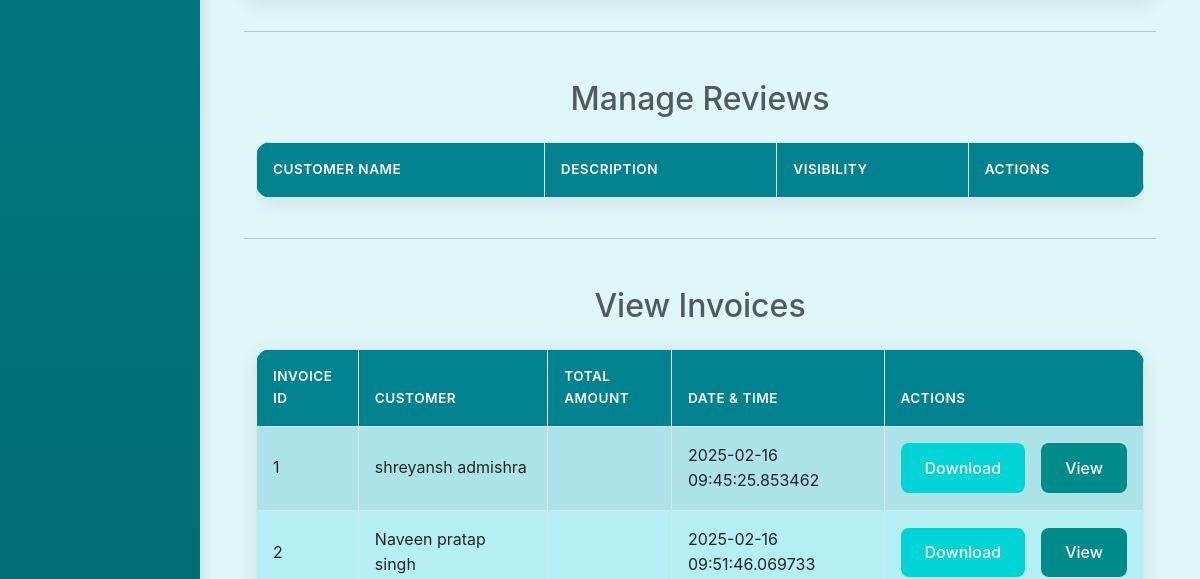
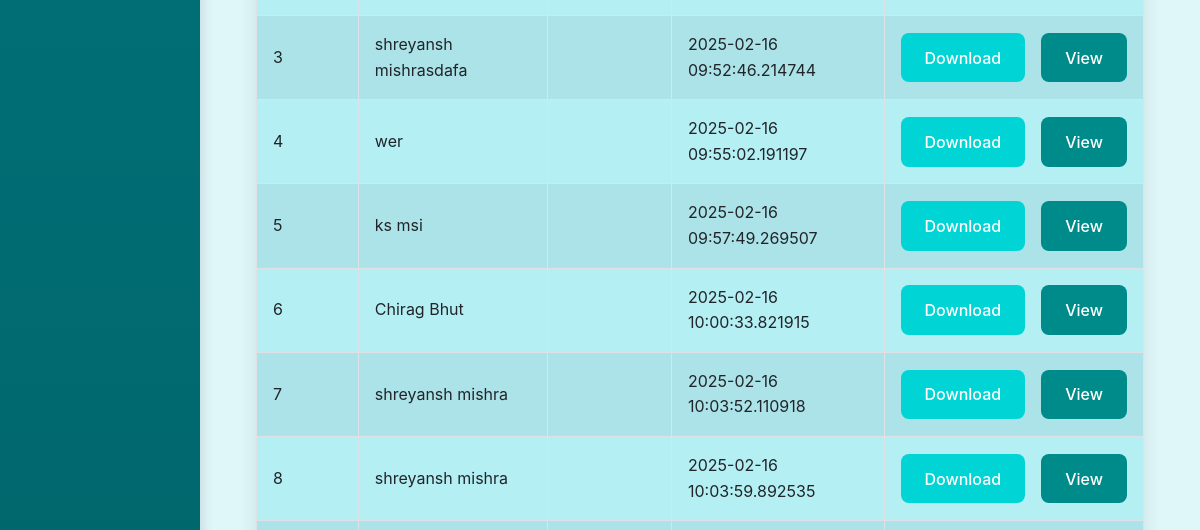
Page /admin_page (middle part) on the earlier database version (2 pictures, top to bottom).
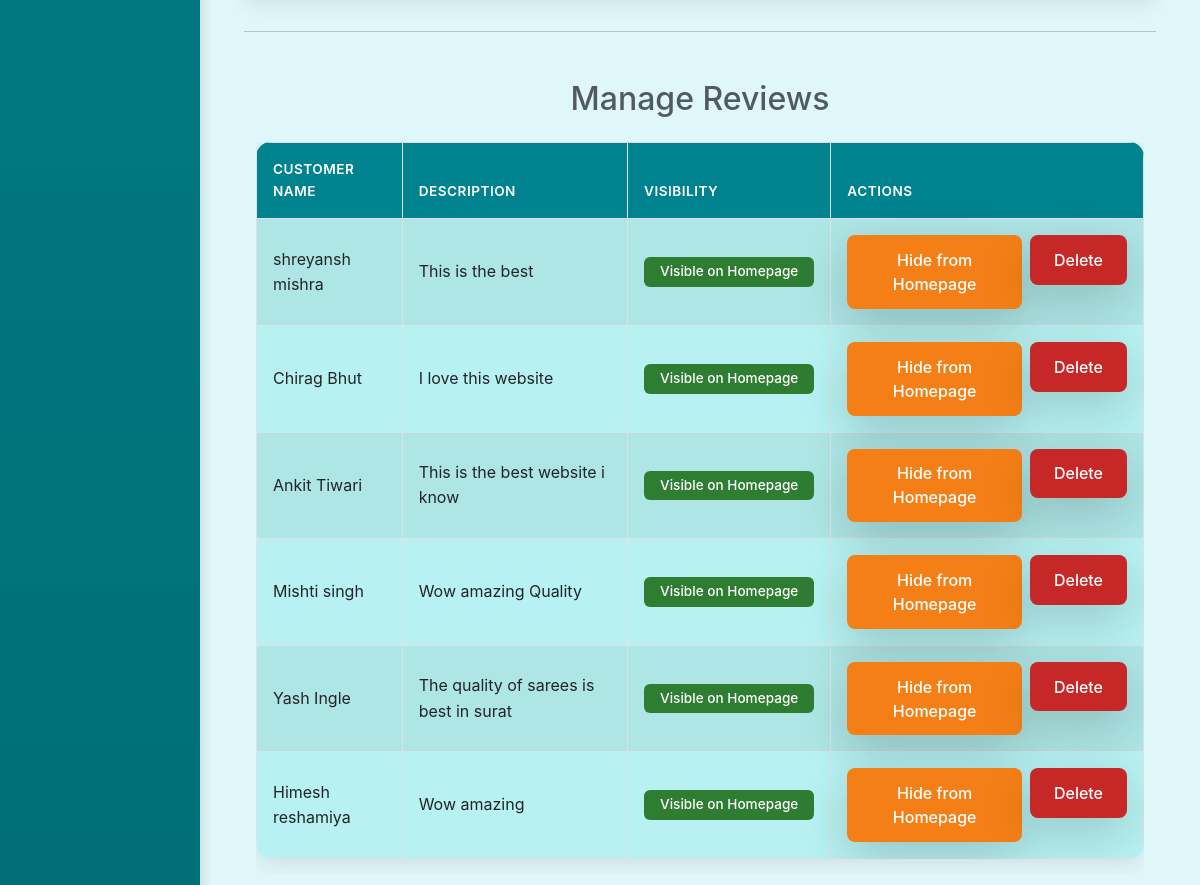
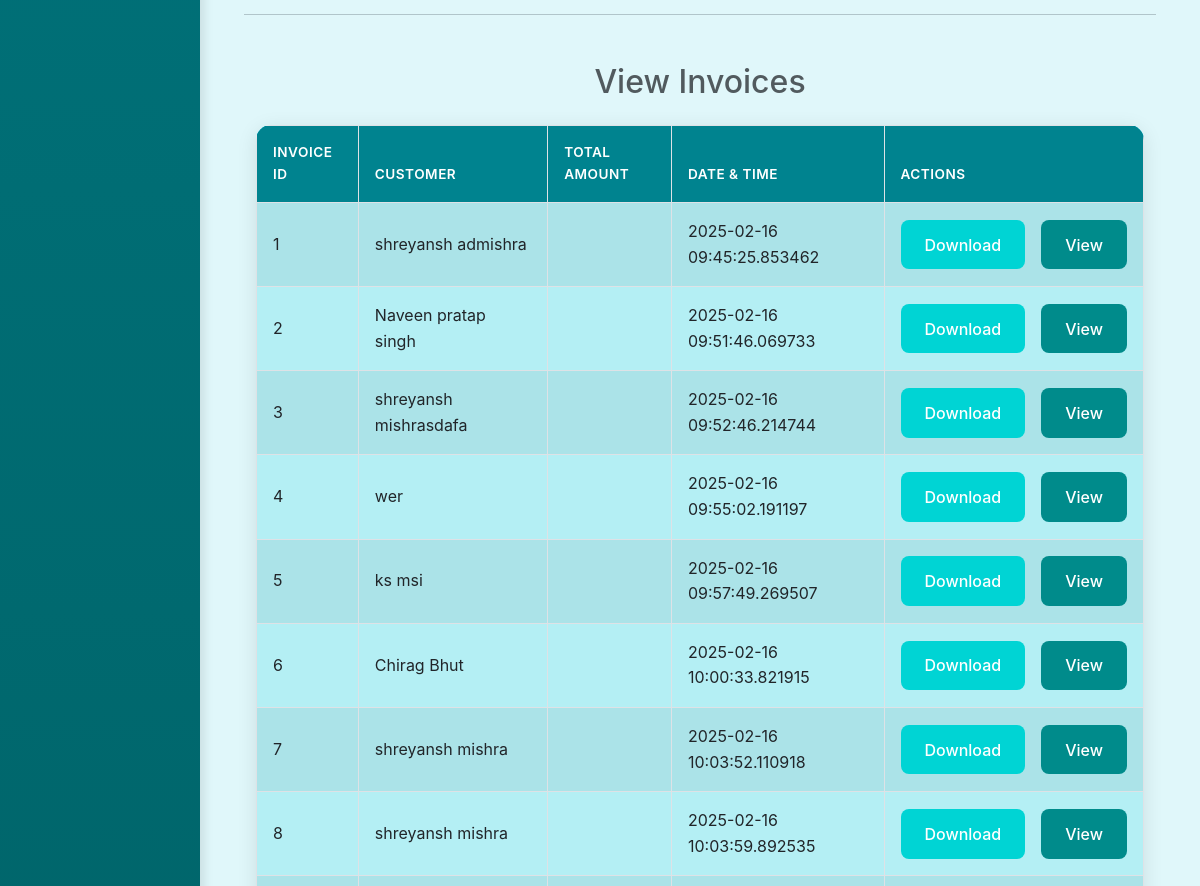
Same page on the later database version (2 pictures, top to bottom).
### db.py (models this page shows)
class Invoice(Base):
    __tablename__ = 'invoices'
    invoice_id = Column(Integer, primary_key=True)
    customer_id = Column(Integer, ForeignKey('customers.customer_id'), nullable=False)
    invoice_date = Column(DateTime, default=datetime.utcnow)
    customer = relationship('Customer', back_populates='invoices')
    invoice_items = relationship('InvoiceItem', back_populates='invoice')

class Customer(Base):
    __tablename__ = 'customers'
    customer_id = Column(Integer, primary_key=True)
    username = Column(String(50), nullable=False)
    city = Column(String(50),  nullable=False)
    state = Column(String(50), nullable=False)
    address = Column(String(100), nullable=False)
    phone = Column(String(100), unique=True, nullable=False)
    zip = Column(String(100), nullable=False)
    invoices = relationship('Invoice', back_populates='customer')

class Review(Base):
    __tablename__ = 'reviews'
    review_id = Column(Integer, primary_key=True)
    customer_name = Column(String(30), nullable=False)
    description = Column(String(500))
    visibility_on_homepage = Column(Boolean, default=False)

### app.py (the view)
@app.route('/admin_page')
def admin():
    all_reviews = session.query(Review).all()
    all_products = session.query(Product).all()
    all_invoice = session.query(Invoice).join(Invoice.customer).all()
    all_invoice_item = session.query(InvoiceItem).all()
    return render_template('admin.html', all_reviews=all_reviews,all_products = all_products,all_invoice = all_invoice)

### templates/admin.html (shortened to what this page needs)
<!DOCTYPE html>
<html lang="en">
<head>
    <link href="https://cdn.jsdelivr.net/npm/bootstrap@5.3.0/dist/css/bootstrap.min.css" rel="stylesheet">
    <link rel="stylesheet" href="{{url_for('static',filename = 'css/admin.css')}}">
</head>
<body>
    <div class="container-fluid">
        <div class="row">
            <nav class="col-md-2 sidebar d-flex flex-column">
                <br>
                <br>
                <br>
            </nav>
            <main class="col-md-10 content fade-in">
                <section id="product-management" class="container my-5">
                    <hr class="my-4">
                    <section id="reviews-management" class="container mt-5">
                        <h2 class="text-center text-muted mb-4">Manage Reviews</h2>
                        <div class="table-responsive">
                            <table class="table table-striped table-hover table-bordered">
                                <thead class="bg-info text-white">
                                    <tr>
                                        <th>Customer Name</th>
                                        <th>Description</th>
                                        <th>Visibility</th>
                                        <th>Actions</th>
                                    </tr>
                                </thead>
                                <tbody>
                                    {% for review in all_reviews %}
                                    <tr class="table-row-hover">
                                        <td>{{ review.customer_name }}</td>
                                        <td>{{ review.description }}</td>
                                        <td>
                                            {% if review.visibility_on_homepage %}
                                            <span class="badge bg-success">Visible on Homepage</span>
                                            {% else %}
                                            <span class="badge bg-secondary">Hidden from Homepage</span>
                                            {% endif %}
                                        </td>
                                        <td>
                                            <div class="d-flex">
                                                <form
                                                    action="{{ url_for('toggle_visibility', review_id=review.review_id) }}"
                                                    method="POST" class="me-2">
                                                    {% if review.visibility_on_homepage %}
                                                    <button type="submit"
                                                        class="btn btn-warning shadow-lg transform-hover">Hide from
                                                        Homepage</button>
                                                    {% else %}
                                                    <button type="submit"
                                                        class="btn btn-primary shadow-lg transform-hover">Add to
                                                        Homepage</button>
                                                    {% endif %}
                                                </form>
                                                <form
                                                    action="{{ url_for('delete_review', review_id=review.review_id) }}"
                                                    method="POST" style="display:inline;">
                                                    <button type="submit"
                                                        class="btn btn-danger shadow-lg transform-hover"
                                                        onclick="return confirm('Are you sure you want to delete this review?');">Delete</button>
                                                </form>
                                            </div>
                                        </td>
                                    </tr>
                                    {% endfor %}
                                </tbody>
                            </table>
                        </div>
                    </section>
                    <hr class="my-4">
                    <section id="invoice-management" class="container mt-5">
                        <h2 class="text-center text-muted mb-4">View Invoices</h2>
                        <table class="table table-striped table-hover table-bordered">
                            <thead class="bg-info text-white">
                                <tr>
                                    <th>Invoice ID</th>
                                    <th>Customer</th>
                                    <th>Total Amount</th>
                                    <th>Date & time</th>
                                    <th>Actions</th>
                                </tr>
                            </thead>
                                <tbody>
                                    {% for invoice in all_invoice %}
                                    <tr class="table-row-hover">
                                        <td style="background-color:#6fe0ea85 ;">{{invoice.invoice_id}}</td>
                                        <td style="background-color:#6fe0ea85 ;">{{invoice.customer.username}}</td>
                                        <td style="background-color:#6fe0ea85 ;">{{invoice.total_amount}}</td>
                                        <td style="background-color:#6fe0ea85 ;">{{invoice.invoice_date}}</td>
                                        <td style="background-color:#6fe0ea85 ;">
                                            <div style="display: flex; flex-direction: row;">
                                                <form action="/download_invoice" method="POST" class="d-inline">
                                                    <button type="submit" class="btn btn-info text-white me-3" style="background-color: #00d4d4;">
                                                        Download
                                                    </button>
                                                </form>
                                                <button class="btn btn-primary" style="background-color: #008b8b;" onclick="openPDFModal('static/invoice/invoice_{{invoice.invoice_id}}.pdf')">
                                                    View
                                                </button>
                                            </div>
                                        </td>
                                    </tr>
                                    {% endfor %}
                                </tbody>
                        </table>
        </div>
    </div>
</body>
</html>

### static/css/admin.css (style rules this page uses)
* { box-sizing: border-box; margin: 0; padding: 0; }
body { font-family: 'Poppins', sans-serif; line-height: 1.5; }
.sidebar { padding: 1rem; background-color: #6DD6DA; text-align: center; }
main { padding: 1rem; }
.table-responsive { overflow-x: auto; }
button { font-size: 0.9rem; padding: 0.5rem 1rem; }
:root { --primary-aqua: #00838f; --secondary-aqua: #006064; --light-aqua: #84ffff; --dark-aqua: #006064; --background: #e0f7fa; --text-primary: #263238; --text-secondary: #546e7a; --success: #2e7d32; --warning: #f57f17; --danger: #c62828; --white: #ffffff; --shadow: rgba(0, 0, 0, 0.1); }
body { background-color: var(--background); font-family: 'Inter', 'Segoe UI', sans-serif; color: var(--text-primary); line-height: 1.6; }
.sidebar { background: linear-gradient(180deg, var(--primary-aqua) 0%, var(--secondary-aqua) 100%); min-height: 100vh; padding: 2rem 1rem; transition: all 0.3s ease; box-shadow: 4px 0 10px var(--shadow); }
.content { padding: 2rem; animation: fadeIn 0.5s ease-in-out; }
.table { background: var(--white); border-radius: 15px; overflow: hidden; box-shadow: 0 4px 20px var(--shadow); }
.table th { background-color: var(--primary-aqua); color: var(--white); font-weight: 600; text-transform: uppercase; font-size: 0.85rem; letter-spacing: 0.5px; padding: 1rem; }
.table td { padding: 1rem; vertical-align: middle; background-color: #b7f1f1; font-size: medium; }
.btn { border-radius: 8px; padding: 0.8rem 1.5rem; font-weight: 500; transition: all 0.3s ease; border: none; }
.btn-primary { background: var(--primary-aqua); color: var(--white); }
.btn-danger { background: var(--danger); color: var(--white); }
.btn-warning { background: var(--warning); color: var(--white); }
.badge { padding: 0.5rem 1rem; border-radius: 6px; font-weight: 500; font-size: 0.85rem; }
.bg-success { background: var(--success) !important; }
.transform-hover { transition: all 0.3s ease; }

Differences in the rows shown:
added Review: customer_name "shreyansh mishra", description "This is the best", visibility_on_homepage "Visible on Homepage"
added Review: customer_name "Chirag Bhut", description "I love this website", visibility_on_homepage "Visible on Homepage"
added Review: customer_name "Ankit Tiwari", description "This is the best website i know", visibility_on_homepage "Visible on Homepage"
added Review: customer_name "Mishti singh", description "Wow amazing Quality", visibility_on_homepage "Visible on Homepage"
added Review: customer_name "Yash Ingle", description "The quality of sarees is best in surat", visibility_on_homepage "Visible on Homepage"
added Review: customer_name "Himesh reshamiya", description "Wow amazing", visibility_on_homepage "Visible on Homepage"
